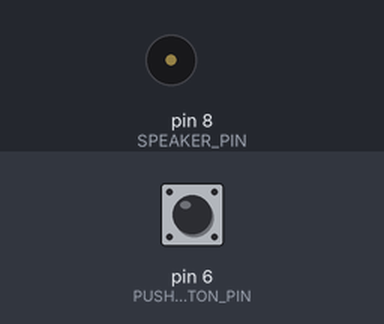
Bench run of a sketch on a simulated Arduino Uno, built with avr-gcc and run on an emulated ATmega328P. On the bench: buzzer (waves = sounding). The test bench sets the inputs (shaded band); at power-on: pin 6 (PUSHBUTTON_PIN) LOW.

Above: at 17.2 s.
17.3 s: pin 6 (PUSHBUTTON_PIN) pulled HIGH for 0.15 s
At 22.29 s:
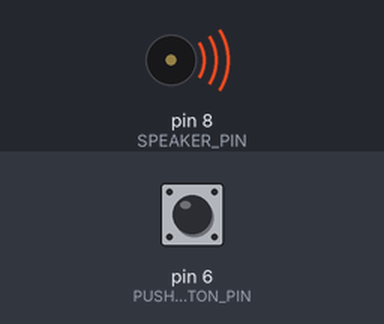
Timing chart, 0 to 26.4 s (numbered marks = the images above; inputs shaded):
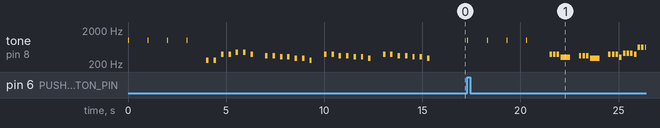

The sketch:

melodies.ino
```cpp
#include "pitches.h"

const byte PUSHBUTTON_PIN = 6;    // D6
const byte SPEAKER_PIN = 8;       // D8

// Melodies
const byte TWINKLE = 0;
const byte BEETHOVEN = 1;
const byte MARIO = 2;
const byte MII = 3;

// Max number of notes in the longest melody (for declaring 2D array)
const byte MAX_NOTES = 48;

// notes in the melody:
const int SCORES[][MAX_NOTES] = {
  // Twinkle Twinkle
  { NOTE_C4, NOTE_C4, NOTE_G4, NOTE_G4, NOTE_A4, NOTE_A4, NOTE_G4, 0,
  NOTE_F4, NOTE_F4, NOTE_E4, NOTE_E4, NOTE_D4, NOTE_D4, NOTE_C4, 0,
  NOTE_G4, NOTE_G4, NOTE_F4, NOTE_F4, NOTE_E4, NOTE_E4, NOTE_D4, 0,
  NOTE_G4, NOTE_G4, NOTE_F4, NOTE_F4, NOTE_E4, NOTE_E4, NOTE_D4, 0 },
  // Beethoven's 5th
  { 0, NOTE_G4, NOTE_G4, NOTE_G4, NOTE_DS4, 0, NOTE_F4, NOTE_F4, NOTE_F4, NOTE_D4,
  0, NOTE_G4, NOTE_G4, NOTE_G4, NOTE_DS4, NOTE_GS4, NOTE_GS4, NOTE_GS4, NOTE_G4,
  NOTE_DS5, NOTE_DS5, NOTE_DS5, NOTE_C5, 0, NOTE_G4, NOTE_G4, NOTE_G4, NOTE_D4,
  NOTE_GS4, NOTE_GS4, NOTE_GS4, NOTE_G4, NOTE_F5, NOTE_F5, NOTE_F5, NOTE_D5 },
  // Super Mario Theme
  { NOTE_E5, NOTE_E5, 0, NOTE_E5, 0, NOTE_C5, NOTE_E5, 0, NOTE_G5, 0, NOTE_G4,
  0, NOTE_C5, 0, NOTE_G4, 0, NOTE_E4, 0, NOTE_A4, 0, NOTE_B4, 0, NOTE_AS4,
  NOTE_A4, NOTE_G4, NOTE_E5, NOTE_G5, NOTE_A5, NOTE_F5, NOTE_G5, 0, NOTE_E5,
  0, NOTE_C5, NOTE_D5, NOTE_B4 },
  // Mii Channel Theme
  { NOTE_FS4, 0, NOTE_A4, NOTE_CS5, 0, NOTE_A4, 0, NOTE_FS4, NOTE_D4, NOTE_D4,
  NOTE_D4, 0, NOTE_CS4, NOTE_D4, NOTE_FS4, NOTE_A4, NOTE_CS5, 0, NOTE_A4, 0,
  NOTE_FS4, NOTE_E5, NOTE_DS5, NOTE_D5, 0, NOTE_GS4, 0, NOTE_CS5, NOTE_FS4, 0,
  NOTE_CS5, 0, NOTE_GS4, 0, NOTE_CS5, 0, NOTE_GS4, NOTE_FS4, 0, NOTE_E4, 0,
  NOTE_C4, NOTE_C4, NOTE_C4, 0, NOTE_C4, NOTE_C4, NOTE_C4 }
};

// note durations: 1 = whole, 2 = half, 4 = quarter, 8 = eighth note, etc.
// For Mii theme: dotted quarter = 2.66667, or ~3
const byte DURATIONS[][MAX_NOTES] = {
  // Twinkle Twinkle
  { 8, 8, 8, 8, 8, 8, 8, 8,
  8, 8, 8, 8, 8, 8, 8, 8,
  8, 8, 8, 8, 8, 8, 8, 8,
  8, 8, 8, 8, 8, 8, 8, 8 },
  // Beethoven's 5th
  { 8, 8, 8, 8, 2, 8, 8, 8, 8, 2,
  8, 8, 8, 8, 8, 8, 8, 8, 8,
  8, 8, 8, 2, 8, 8, 8, 8, 8,
  8, 8, 8, 8, 8, 8, 8, 2 },
  // Super Mario Theme
  { 8, 8, 8, 8, 8, 8, 8, 8, 4, 4, 4,
  4, 4, 8, 8, 4, 4, 8, 8, 8, 8, 8, 8,
  4, 6, 6, 6, 4, 8, 8, 8, 8,
  8, 8, 8, 8 },
  // Mii Channel Theme
  { 8, 8, 8, 8, 8, 8, 8, 8, 8, 8,
  8, 2, 8, 8, 8, 8, 8, 8, 8, 8,
  8, 3, 8, 8, 3, 8, 8, 8, 8, 8,
  8, 8, 8, 8, 8, 8, 8, 8, 8, 8, 8,
  8, 8, 8, 3, 8, 8, 8 }
};

byte prevButtonState = LOW;
byte melody = 0;

void setup() {
  pinMode(PUSHBUTTON_PIN, INPUT);

  // Start off by playing melody 0
  playMelody(melody);
}

void playMetronome() {
  const byte NUM_TICKS = 4;
  const int TICK_FREQ = 1000;
  const byte TICK_DUR = 10;
  const int TICK_DELAY = 1000;

  for (byte i = 0; i < NUM_TICKS; i++) {
    tone(SPEAKER_PIN, TICK_FREQ, TICK_DUR);
    delay(TICK_DELAY);
  }
}

void playMelody(const byte melody) {
  byte numNotes = 0;
  // Note delay multiplier that affects "tempo" of melody
  // This was experimentally found and tweaked for each melody
  float tempo = 0;

  switch (melody) {
    case TWINKLE:
      numNotes = 32;
      tempo = 3;
      break;
    case BEETHOVEN:
      numNotes = 36;
      tempo = 1.5;
      break;
    case MARIO:
      numNotes = 36;
      tempo = 1.3;
      break;
    case MII:
      numNotes = 48;
      tempo = 1.8;
      break;
    default:
      break;
  }

  playMetronome();

  for (int curNote = 0; curNote < numNotes; curNote++) {
    // To calculate the note duration, take one second divided by the note type.
    // I.E. quarter note = 1000 / 4
    const int noteDuration = 1000 / DURATIONS[melody][curNote];
    tone(SPEAKER_PIN, SCORES[melody][curNote], noteDuration);

    // Insert a delay between each note to establish a "tempo"
    const int pauseBetweenNotes = noteDuration * tempo;
    delay(pauseBetweenNotes);

    // Stop playing
    noTone(SPEAKER_PIN);
  }
}

void loop() {
  // Read pushbutton
  byte newButtonState = digitalRead(PUSHBUTTON_PIN);
  if (newButtonState == HIGH && prevButtonState == LOW) {
    // Loop through melodies and enforce bounds
    if (++melody > MII) {
      melody = TWINKLE;
    }

    playMelody(melody);
  }

  prevButtonState = newButtonState;
}
```

pitches.h
```cpp
/*************************************************
 * Public Constants
 *************************************************/

#define NOTE_B0  31
#define NOTE_C1  33
#define NOTE_CS1 35
#define NOTE_D1  37
#define NOTE_DS1 39
#define NOTE_E1  41
#define NOTE_F1  44
#define NOTE_FS1 46
#define NOTE_G1  49
#define NOTE_GS1 52
#define NOTE_A1  55
#define NOTE_AS1 58
#define NOTE_B1  62
#define NOTE_C2  65
#define NOTE_CS2 69
#define NOTE_D2  73
#define NOTE_DS2 78
#define NOTE_E2  82
#define NOTE_F2  87
#define NOTE_FS2 93
#define NOTE_G2  98
#define NOTE_GS2 104
#define NOTE_A2  110
#define NOTE_AS2 117
#define NOTE_B2  123
#define NOTE_C3  131
#define NOTE_CS3 139
#define NOTE_D3  147
#define NOTE_DS3 156
#define NOTE_E3  165
#define NOTE_F3  175
#define NOTE_FS3 185
#define NOTE_G3  196
#define NOTE_GS3 208
#define NOTE_A3  220
#define NOTE_AS3 233
#define NOTE_B3  247
#define NOTE_C4  262
#define NOTE_CS4 277
#define NOTE_D4  294
#define NOTE_DS4 311
#define NOTE_E4  330
#define NOTE_F4  349
#define NOTE_FS4 370
#define NOTE_G4  392
#define NOTE_GS4 415
#define NOTE_A4  440
#define NOTE_AS4 466
#define NOTE_B4  494
#define NOTE_C5  523
#define NOTE_CS5 554
#define NOTE_D5  587
#define NOTE_DS5 622
#define NOTE_E5  659
#define NOTE_F5  698
#define NOTE_FS5 740
#define NOTE_G5  784
#define NOTE_GS5 831
#define NOTE_A5  880
#define NOTE_AS5 932
#define NOTE_B5  988
#define NOTE_C6  1047
#define NOTE_CS6 1109
#define NOTE_D6  1175
#define NOTE_DS6 1245
#define NOTE_E6  1319
#define NOTE_F6  1397
#define NOTE_FS6 1480
#define NOTE_G6  1568
#define NOTE_GS6 1661
#define NOTE_A6  1760
#define NOTE_AS6 1865
#define NOTE_B6  1976
#define NOTE_C7  2093
#define NOTE_CS7 2217
#define NOTE_D7  2349
#define NOTE_DS7 2489
#define NOTE_E7  2637
#define NOTE_F7  2794
#define NOTE_FS7 2960
#define NOTE_G7  3136
#define NOTE_GS7 3322
#define NOTE_A7  3520
#define NOTE_AS7 3729
#define NOTE_B7  3951
#define NOTE_C8  4186
#define NOTE_CS8 4435
#define NOTE_D8  4699
#define NOTE_DS8 4978
```

Measured:
- after the input at 17.3 s, tone on pin 8 (SPEAKER_PIN): plays 1000 Hz for 0.01 s, 1000 Hz for 0.01 s, 1000 Hz for 0.01 s, 1000 Hz for 0.01 s, 392 Hz for 0.13 s, 392 Hz for 0.13 s … (23 notes in this stretch), starting at once
